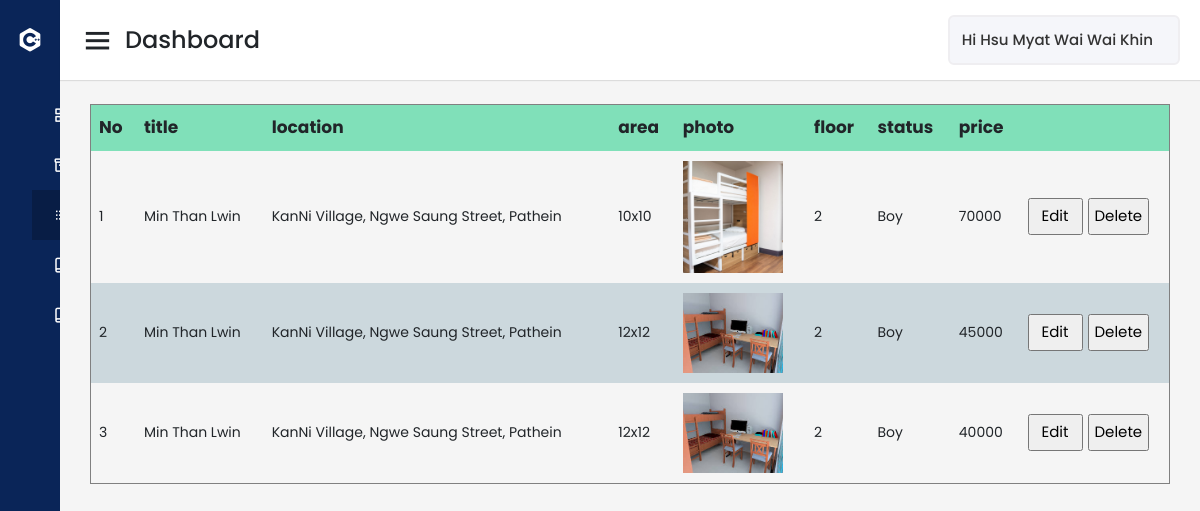
/pendingPost.php (signed in), run on the app's committed database.
### tables this page shows
CREATE TABLE `agent` (
  `agent_id` int(11) NOT NULL,
  `name` varchar(50) NOT NULL,
  `email` varchar(50) NOT NULL,
  `password` varchar(30) NOT NULL,
  `address` varchar(500) NOT NULL,
  `agent_status` varchar(10) NOT NULL,
  `photo` mediumblob NOT NULL,
  `phone` varchar(11) NOT NULL,
  `description` mediumtext NOT NULL
);

CREATE TABLE `property` (
  `property_id` int(11) NOT NULL,
  `title` varchar(50) NOT NULL,
  `location` varchar(300) NOT NULL,
  `status` varchar(30) NOT NULL,
  `area` varchar(50) NOT NULL,
  `price` int(30) NOT NULL,
  `agent_id` int(11) NOT NULL,
  `floor` varchar(30) NOT NULL,
  `photo` mediumblob NOT NULL,
  `property_status` varchar(30) NOT NULL,
  `description` mediumtext NOT NULL
);

### pendingPost.php (the view, shortened to what this page needs)
<?php session_start();
  $agentId=$_SESSION['agentId'];
?>
<!DOCTYPE html>
<html lang="en" dir="ltr">
  <head>
    <link href="assets/css/agent-style.css" rel="stylesheet">
    <link href="assets/vendor/bootstrap/css/bootstrap.min.css" rel="stylesheet">
    <link href='https://unpkg.com/boxicons@2.0.7/css/boxicons.min.css' rel='stylesheet'>
   </head>
<body>
  <div class="sidebar">
    <div class="logo-details">
      <i class='bx bxl-c-plus-plus'></i>
      <span class="logo_name">UniAco</span>
    </div>
      <ul class="nav-links">
        <li>
          <a href="agent.php">
            <span class="links_name">Dashboard</span>
          </a>
        </li>
        <li>
          <a href="acceptedPost.php">
            <span class="links_name">Accepted Posts</span>
          </a>
        </li>
        <li>
          <a href="pendingPost.php" class="active">
            <span class="links_name">Pending Posts</span>
          </a>
        </li>
        <li>
          <a href="rentedPost.php">
            <span class="links_name">Rented Posts</span>
          </a>
        </li>
        <li>
          <a href="agent_uploadPost.php">
            <span class="links_name">Add Post</span>
          </a>
        </li>
      </ul>
  </div>
  <section class="home-section">
    <nav>
      <div class="sidebar-button">
        <i class='bx bx-menu sidebarBtn'></i>
        <span class="dashboard">Dashboard</span>
      </div>
      <?php
        $servername="localhost";
        $username="root";
        $password="";
        $dbname="hosteldb";
        $con=new PDO("mysql:host=$servername;port=4306;dbname=$dbname",$username,$password);
        $con->setAttribute(PDO::ATTR_ERRMODE, PDO::ERRMODE_EXCEPTION);
        $sql1= "SELECT * FROM agent WHERE agent_id=$agentId";
        $stmt1=$con->query($sql1);
        $result1=$stmt1->fetch();
       ?>
      <div class="profile-details">
        <span class="admin_name">Hi <?php echo $result1['name']; ?></span>
      </div>
    </nav>
    <div class="home-content">
    <?php
      $sql = "SELECT * FROM property WHERE property_status='P' AND agent_id=$agentId";
      $stmt= $con->query($sql);
      ?>
      <table border="1" id="view">
        <thead>
          <tr>
            <th>No</th>
            <th>title</th>
            <th>location</th>
            <th>area</th>
            <th>photo</th>
            <th>floor</th>
            <th>status</th>
            <th>price</th>
            <th></th>
          </tr>
        </thead>
        <tbody>
          <?php
          $count=0;
          while ($result= $stmt->fetch()){
            if($result['agent_id']==$agentId){
              $count++;
              ?>
                <tr>
                  <td><?php echo $count;?></td>
                  <td><?php echo $result['title'];?></td>
                  <td><?php echo $result['location'];?></td>
                  <td><?php echo $result['area'];?></td>
                   <td><img style="width: 100px;" src="images/<?php echo $result['photo'];?>"></td>
                  <td><?php echo $result['floor'];?></td>
                  <td><?php echo $result['status'];?></td>
                  <td><?php echo $result['price'];?></td>
                  <td style="width: 150px;">
                    <form action="property_edit.php" method="post" style="display: inline; float: left; margin-right: 5px;">
                        <input type="submit" style="width: 55px;" name="editProperty" value="Edit">
                      </form>
                      <form action="DBconnect.php" method="post">
                        <input type="submit" name="deleteProperty" value="Delete">
                      </form>
                  </td>
                </tr>
              <?php
            }
          } ?>
        </tbody>
      </table>
    </div>
  </section>
</body>
</html>

### assets/css/agent-style.css (style rules this page uses)
.home-content form { margin: 0 100px; }
* { margin: 0; padding: 0; box-sizing: border-box; font-family: 'Poppins', sans-serif; }
.sidebar { position: fixed; height: 100%; width: 240px; background: #0A2558; transition: all 0.5s ease; }
.sidebar .logo-details { height: 80px; display: flex; align-items: center; }
.sidebar .logo-details i { font-size: 28px; font-weight: 500; color: #fff; min-width: 60px; text-align: center }
.sidebar .logo-details .logo_name { color: #fff; font-size: 24px; font-weight: 500; }
.sidebar .nav-links { margin-top: 10px; }
.sidebar .nav-links li { position: relative; list-style: none; height: 50px; }
.sidebar .nav-links li a { height: 100%; width: 100%; display: flex; align-items: center; text-decoration: none; transition: all 0.4s ease; }
.sidebar .nav-links li a.active { background: #081D45; }
.sidebar .nav-links li a .links_name { color: #fff; font-size: 15px; font-weight: 400; white-space: nowrap; }
.home-section { position: relative; background: #f5f5f5; min-height: 100vh; width: calc(100% - 240px); left: 240px; transition: all 0.5s ease; }
.home-section nav { display: flex; justify-content: space-between; height: 80px; background: #fff; display: flex; align-items: center; position: fixed; width: calc(100% - 240px); left: 240px; z-index: 100; padding: 0 20px; box-shadow: 0 1px 1px rgba(0, 0, 0, 0.1); transition: all 0.5s ease; }
.home-section nav .sidebar-button { display: flex; align-items: center; font-size: 24px; font-weight: 500; }
nav .sidebar-button i { font-size: 35px; margin-right: 10px; }
.home-section nav .profile-details { display: flex; align-items: center; background: #F5F6FA; border: 2px solid #EFEEF1; border-radius: 6px; height: 50px; min-width: 50px; padding: 0 15px 0 2px; }
nav .profile-details .admin_name { font-size: 15px; font-weight: 500; color: #333; margin: 0 10px; white-space: nowrap; }
.home-section .home-content { position: relative; padding-top: 104px; }
@media (max-width: 1240px) { .sidebar { width: 60px; } }
@media (max-width: 1240px) { .home-section { width: calc(100% - 60px); left: 60px; } }
@media (max-width: 1240px) { .home-section nav { width: calc(100% - 60px); left: 60px; } }
.home-content { margin: 0 30px; }
table { width: 100%; }
thead tr { background-color: #80e0b9; }
tr:nth-child(even) { background-color: #ccd8dd; }
tr td { max-width: 400px; padding: 10px 8px; font-size: 14px; }
tr th { max-width: 400px; padding: 10px 8px; font-size: 17px; }
input[type=submit] { font-size: 15px; padding: 5px; display: inline-flex; }
.home-content form { margin: 0; }

### data on the page
agent: name "Hsu Myat Wai Wai Khin"
property: title "Min Than Lwin", location "KanNi Village, Ngwe Saung Street, Pathein", area "10x10", photo (picture), floor "2", status "Boy", price "70000"
property: title "Min Than Lwin", location "KanNi Village, Ngwe Saung Street, Pathein", area "12x12", photo (picture), floor "2", status "Boy", price "45000"
property: title "Min Than Lwin", location "KanNi Village, Ngwe Saung Street, Pathein", area "12x12", photo (picture), floor "2", status "Boy", price "40000"
